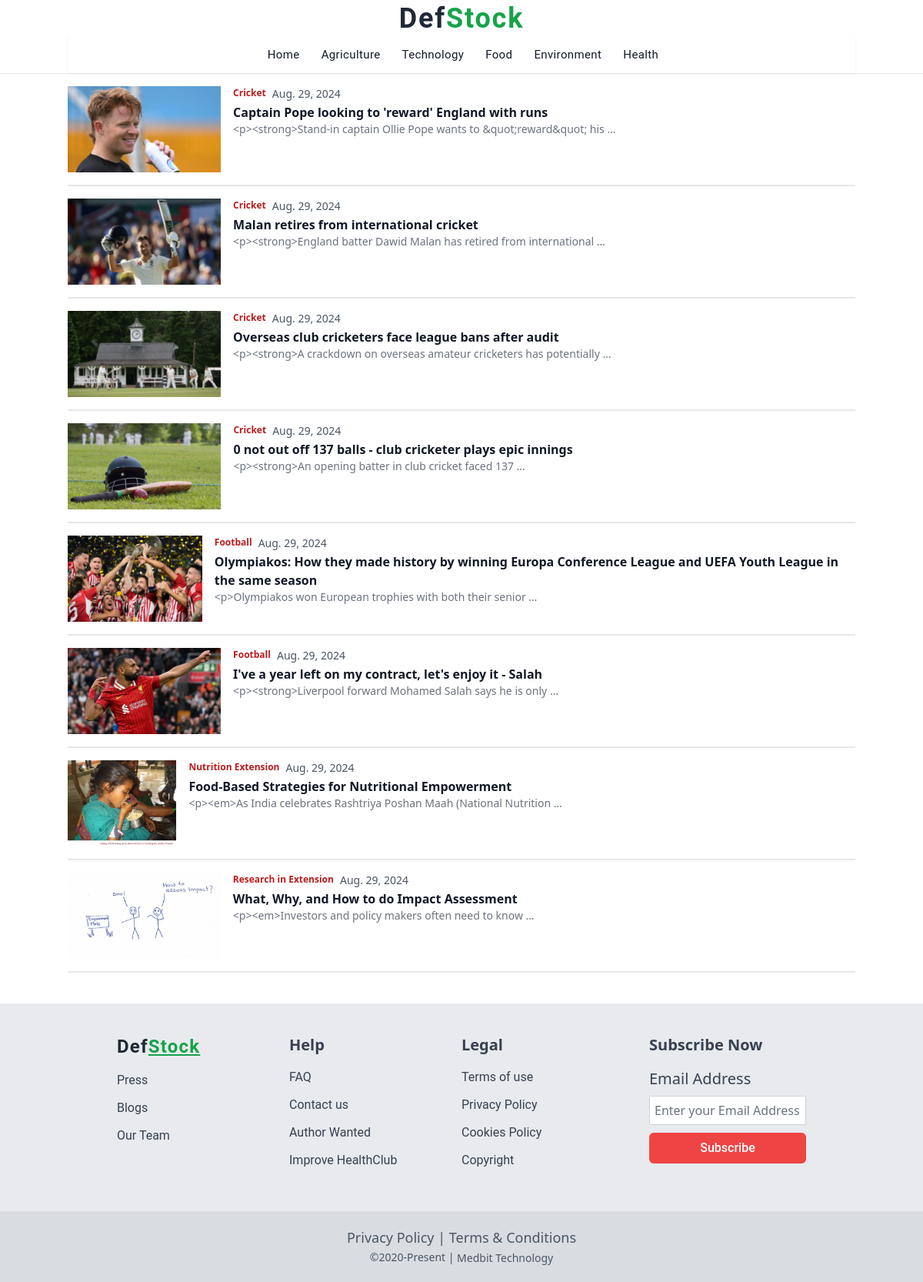
The app's page /blogs/ with its own data.
### blog/models.py (models this page shows, shortened)
class Blog(models.Model):
    user = models.ForeignKey(
        User,
        related_name='user_blogs',
        on_delete=models.CASCADE,
        null=True
    )
    category = models.ForeignKey(
        Category,
        related_name='category_blogs',
        on_delete=models.CASCADE,
        null=True
    )
    tags = models.ManyToManyField(
        Tag,
        related_name='tag_blogs',
        blank=True
    )
    likes = models.ManyToManyField(
        User,
        related_name='user_likes',
        blank=True
    )
    title = models.CharField(
        max_length=250
    )
    slug = models.SlugField(max_length=150, null=True, blank=True)
    banner = models.ImageField(upload_to='blog_banners')
    description = RichTextField()
    created_date = models.DateField(auto_now_add=True)

class Category(models.Model):
    title = models.CharField(max_length=150, unique=True)
    slug = models.SlugField(null=True, blank=True)
    created_date = models.DateField(auto_now_add=True)

### blog/views.py (the view)
# urls.py: path('blogs/', views.blogs, name='blogs'),
def blogs(request):
    queryset = Blog.objects.order_by('-created_date')
    tags = Tag.objects.order_by('-created_date')
    page = request.GET.get('page', 1)
    paginator = Paginator(queryset, 10)
    try:
        blogs = paginator.page(page)
    except EmptyPage:
        blogs = paginator.page(1)
    except PageNotAnInteger:
        blogs = paginator.page(1)
        return redirect('blogs')
    context = {
        "blogs":blogs,
        "tags":tags,
        "paginator": paginator
    }
    return render(request, 'pages/blogs.html', context=context)

### blog/context_processors.py (called while the page is built)
def get_all_categories(request):
    categories = Category.objects.all()
    context = {
        "categories": categories
    }
    return context

### templates/pages/blogs.html (shortened to what this page needs)
{% extends "../base.html" %}
{% load static %}
{% block content %}
    {% for blog in blogs %}
    <div>
        {% include "../components/blog_card.html" %}
    </div>
    {% endfor %}
{% endblock content %}

### templates/base.html (shortened to what this page needs)
{% load static tailwind_tags %}
<!DOCTYPE html>
<html lang="en">
<head>
    {% tailwind_css %}
</head>
<body>
    <div class="bg-white">
        <div>{% include "header.html" %}</div>
        <div class="container mx-auto">
            {% block content %}
            {% endblock content %}
        </div>
        <div>{% include "footer.html" %}</div>
    </div>
</body>
</html>

### templates/header.html (shortened to what this page needs)
<div class='bg-white '>
    <div class='max-w-full max-h-auto mx-auto border-b border-gray-200'>
        <div class='2xl:max-w-7xl xl:max-w-6xl md:max-w-5xl mx-auto'>
            <div class='w-full flex justify-center items-center'>
                <div class='p-1'>
                    <a href='/' class=' font-bold font-[roboto] tracking-wider text-gray-800 p-2 text-4xl'>Def<span class='text-green-600 '>Stock</span></a>
            </div>
        </div>
        <div class='sticky top-0 z-50'>
          <nav class='shadow-sm shadow-gray-300/50'>
            <div>
              <ul class='flex justify-center'>
                <li class='flex py-3 px-3 hover:bg-gray-300/40 text-gray-900 hover:text-black hover:cursor-pointer '>
                    <a href="{% url "home" %}" class='pl-1 font-[roboto] text-[15px] font-normal tracking-wide'>Home</a>
                </li>
                <div class="relative text-left group">
                    <li class='flex py-3 px-3 hover:bg-gray-300/40 text-gray-900 hover:text-black hover:cursor-pointer '>
                        <a href="" class='pl-1 font-[roboto] text-[15px] font-normal tracking-wide'>Agriculture</a>
                    </li>
                </div>
                <li class='flex py-3 px-3 hover:bg-gray-300/40 text-gray-900 hover:text-black hover:cursor-pointer '>
                    <a href="" class='pl-1 font-[roboto] text-[15px] font-normal tracking-wide'>Technology</a>
                </li>
                <li class='flex py-3 px-3 hover:bg-gray-300/40 text-gray-900 hover:text-black hover:cursor-pointer '>
                    <a href="" class='pl-1 font-[roboto] text-[15px] font-normal tracking-wide'>Food</a>
                </li>
                <li class='flex py-3 px-3 hover:bg-gray-300/40 text-gray-900 hover:text-black hover:cursor-pointer '>
                    <a href="" class='pl-1 font-[roboto] text-[15px] font-normal tracking-wide'>Environment</a>
                </li>
                <li class='flex py-3 px-3 hover:bg-gray-300/40 text-gray-900 hover:text-black hover:cursor-pointer '>
                    <a href="" class='pl-1 font-[roboto] text-[15px] font-normal tracking-wide'>Health</a>
                </li>
              </ul>
            </div>
          </nav>
          </div>
    </div>
</div>
</div>

### templates/components/blog_card.html
<div class="w-full ">
    <div class="flex space-x-4 pt-4 pb-4 border-b-2">
      <div class=" overflow-hidden bg-cover bg-no-repeat">
        <img
            class="w-auto h-28 "
          src="{{ blog.banner.url }}"
          alt="PostCategoryImage"/>
      </div>
      <div>
        <div class="flex space-x-2">
          <p class="sm:text-[11px] md:text-[12px] hover: hover:cursor-pointer font-bold text-red-700">
            {{ blog.category.title }}
          </p>
          <p class="text-gray-600 text-sm text-[13px]">
            {{ blog.created_date }}
          </p>
        </div>
        <div>
          <h1
            class="font-bold  mt-0.5 hover:cursor-pointer text-gray-900 hover:underline">
            {{ blog.title }}
          </h1>
          <p class="text-sm text-gray-500">
            {{ blog.description|truncatewords:8 }}
          </p>
        </div>
      </div>
    </div>
</div>

### templates/footer.html (shortened to what this page needs)
<div>
    <footer class="max-w-full mx-auto text-white bg-gray-300/50 mt-10">
      <div class='2xl:max-w-7xl xl:max-w-6xl md:max-w-5xl mx-auto px-16'>
        <div class='pt-10'>
          <div class='grid grid-cols-1 md:grid-cols-4 gap-5 sm:gap-0 mx-5 sm:m-0'>
            <div>
              <div>
                <a href='/' class=' font-bold font-[roboto] tracking-wider text-gray-800 text-2xl'>Def<span class='text-green-600 underline'>Stock</span></a>
              </div>
              <div class='inline-block mt-2.5'>
                <p class=' text-normal text-gray-700 font-normal font-[roboto] py-1.5  hover:text-red-400 hover:cursor-pointer'>Press</p>
                <p class=' text-normal text-gray-700 font-normal font-[roboto] py-1.5 hover:text-red-400 hover:cursor-pointer'>Blogs</p>
                <p class=' text-normal text-gray-700 font-normal font-[roboto] py-1.5 hover:text-red-400 hover:cursor-pointer'>Our Team</p>
              </div>
            </div>
            <div>
                <div>
                  <a href='/' class=' text-xl font-semibold text-gray-700'>Help</a>
                </div>
                <div class='inline-block mt-2.5'>
                  <p class='text-normal text-gray-700 font-normal font-[roboto] py-1.5 hover:text-red-400 hover:cursor-pointer'>FAQ</p>
                  <p class='text-normal text-gray-700 font-normal font-[roboto] py-1.5 hover:text-red-400 hover:cursor-pointer'>Contact us</p>
                  <p class='text-normal text-gray-700 font-normal font-[roboto] py-1.5 hover:text-red-400 hover:cursor-pointer'>Author Wanted</p>
                  <p class='text-normal text-gray-700 font-normal font-[roboto] py-1.5 hover:text-red-400 hover:cursor-pointer'>Improve HealthClub</p>
                </div>
              </div>
              <div>
                <div>
                  <a href='/' class=' text-xl font-semibold text-gray-700'>Legal</a>
                </div>
                <div class='inline-block mt-2.5'>
                  <p class='text-normal text-gray-700 font-normal font-[roboto] py-1.5 hover:text-red-400 hover:cursor-pointer'>Terms of use</p>
                  <p class='text-normal text-gray-700 font-normal font-[roboto] py-1.5 hover:text-red-400 hover:cursor-pointer'>Privacy Policy</p>
                  <p class='text-normal text-gray-700 font-normal font-[roboto] py-1.5 hover:text-red-400 hover:cursor-pointer'>Cookies Policy </p>
                  <p class='text-normal text-gray-700 font-normal font-[roboto] py-1.5 hover:text-red-400 hover:cursor-pointer'>Copyright</p>
                </div>
              </div>
            <div class='flex flex-col justify-between mt-2 sm:mt-0 sm:ml-5 ml-0'>
              <div>
                <div class='text-xl font-semibold text-gray-700'>Subscribe Now</div>
                <div class='flex flex-col mt-4'>
                  <label class='text-gray-700 text-xl font-normal mb-2'>Email Address</label>
                  <input type='email' class='border border-gray-300 rounded-sm p-1.5 mb-2.5' placeholder='Enter your Email Address' />
                  <button class='text-md font-medium font-[roboto] bg-red-500 text-white hover:bg-red-500/80 rounded-md p-2 h-auto '>Subscribe</button>
                </div>
              </div>
            </div>
          </div>
        </div>
      </div>
      <div class='bg-gray-300/60 w-full h-auto mt-12 py-5 flex flex-col justify-center'>
        <div class='flex justify-center items-center align-middle'>
          <span class='text-gray-600 text-md sm:text-lg font-normal ' >Privacy Policy&nbsp;|</span><vr />
          <span class='text-gray-600 text-md sm:text-lg font-normal '>&nbsp;Terms & Conditions</span>
        </div>
        <div class='flex justify-center items-center align-middle'>
          <span class='text-gray-600 text-sm sm:text-md font-normal  ' >&copy;2020-Present&nbsp;|</span><vr />
          <span class='text-gray-600 text-sm sm:text-md font-normal '>&nbsp;Medbit Technology</span>
        </div>
      </div>
    </footer>
</div>

### records on screen
Blog: banner (picture), category "Cricket", created_date "Aug. 29, 2024", title "Captain Pope looking to 'reward' England with runs", description "<p><strong>Stand-in captain Ollie Pope wants to &quot;reward&quot; his …"
Blog: banner (picture), category "Cricket", created_date "Aug. 29, 2024", title "Malan retires from international cricket", description "<p><strong>England batter Dawid Malan has retired from international …"
Blog: banner (picture), category "Cricket", created_date "Aug. 29, 2024", title "Overseas club cricketers face league bans after audit", description "<p><strong>A crackdown on overseas amateur cricketers has potentially …"
Blog: banner (picture), category "Cricket", created_date "Aug. 29, 2024", title "0 not out off 137 balls - club cricketer plays epic innings", description "<p><strong>An opening batter in club cricket faced 137 …"
Blog: banner (picture), category "Football", created_date "Aug. 29, 2024", title "Olympiakos: How they made history by winning Europa Conference League and UEFA Youth League in the same season", description "<p>Olympiakos won European trophies with both their senior …"
Blog: banner (picture), category "Football", created_date "Aug. 29, 2024", title "I've a year left on my contract, let's enjoy it - Salah", description "<p><strong>Liverpool forward Mohamed Salah says he is only …"
Blog: banner (picture), category "Nutrition Extension", created_date "Aug. 29, 2024", title "Food-Based Strategies for Nutritional Empowerment", description "<p><em>As India celebrates Rashtriya Poshan Maah (National Nutrition …"
Blog: banner (picture), category "Research in Extension", created_date "Aug. 29, 2024", title "What, Why, and How to do Impact Assessment", description "<p><em>Investors and policy makers often need to know …"
